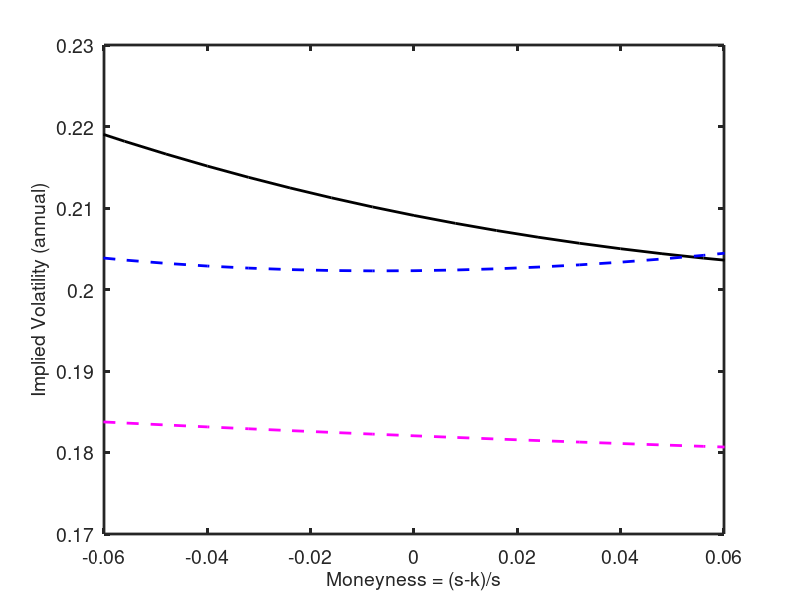

Here is the MATLAB script that generated this plot:
%  merton.m 
%  Option prices and implied vols for Merton model (poisson-normal mixture)  
%  See Merton (JFE, 1976) for the general setup
%  Notation 
%    log re = log r1 + N(mu,sigma^2) + j N(theta,delta^2)
%    j = # poisson jumps, intensity omega 
%  Parameters are true (names as is) and risk-neutral (extra s at the end) 
%  Backus, Chernov, and Martin, "Disasters in equity index options"
%  Written:  April 2009 and after 
format compact 
clear all
%close all

disp(' ')
disp('Merton option model') 
disp('---------------------------------------------------------------')
disp(' ')
%
%  1. parameter inputs 
disp('Parameter values') 
% data 
tau = 1/4;         % maturity of option
logr1 = tau*0.020;
q1 = exp(-logr1);
ep = 0.0400;
sigmare = 0.1800;

% true distribution (sigma is all we need here) 
omega = 1.5120;
theta = -0.0259;
delta = 0.0407;
mu = ep - omega*theta
sigma = sqrt(sigmare^2-omega*(theta^2+delta^2))

% risk-neutral distribution 
disp('omega* theta* delta*')
omegas = 1.5120; deltas = 0.0981; thetas = log(1-0.0482)-deltas^2/2;    %  Chernov
[omegas thetas deltas] 

% set mu* to satisfy arb condition 
mus = - sigma^2/2 - omegas*(exp(thetas+deltas^2/2)-1)

%  2. Option prices (Merton model) 
disp(' ')
disp('Option prices') 

% strike grid 
ngrid = 10;
bscale = 0.08;  %bscale = 0.3;
bgrid = bscale*[-ngrid:ngrid]'/ngrid + 1;
logbgrid = log(bgrid);

% probs 
nprob = 10;
jgrid = [0:nprob]';
probs = exp(-tau*omegas)*(tau*omegas).^jgrid./gamma(jgrid+1)
checksumprobs = sum(probs)  %  should be exactly 1.0 

% vectorize instead of looping 
logbarray = logbgrid(:,ones(1,nprob+1));

% base parameters 
kappa1j = (tau*mus + jgrid*thetas)';
kappa1jarray = kappa1j(ones(1,2*ngrid+1),:);
kappa2j = (tau*sigma^2 + jgrid*deltas^2)';
kappa2jarray = kappa2j(ones(1,2*ngrid+1),:);
darray = (logbarray - logr1 - kappa1jarray)./sqrt(kappa2jarray);
putarray = q1*exp(logbarray).*normcdf(darray) ... 
        - exp(kappa1jarray+kappa2jarray/2).*normcdf(darray-sqrt(kappa2jarray));
put_base = putarray*probs;

% small theta 
thetasmall = 0*thetas/2;
mus_thetasmall = - sigma^2/2 - omegas*(exp(thetasmall+deltas^2/2)-1);
kappa1j = (tau*mus_thetasmall + jgrid*thetasmall)';          
kappa1jarray = kappa1j(ones(1,2*ngrid+1),:);
kappa2j = (tau*sigma^2 + jgrid*deltas^2)';
kappa2jarray = kappa2j(ones(1,2*ngrid+1),:);
darray = (logbarray - logr1 - kappa1jarray)./sqrt(kappa2jarray);
putarray = q1*exp(logbarray).*normcdf(darray) ... 
        - exp(kappa1jarray+kappa2jarray/2).*normcdf(darray-sqrt(kappa2jarray));
put_smalltheta = putarray*probs;

% small delta
deltasmall = 0*deltas/sqrt(2);
mus_deltasmall = - sigma^2/2 - omegas*(exp(thetas+deltasmall^2/2)-1);
kappa1j = (tau*mus_deltasmall + jgrid*thetas)';          
kappa1jarray = kappa1j(ones(1,2*ngrid+1),:);
kappa2j = (tau*sigma^2 + jgrid*deltasmall^2)';      
kappa2jarray = kappa2j(ones(1,2*ngrid+1),:);
darray = (logbarray - logr1 - kappa1jarray)./sqrt(kappa2jarray);
putarray = q1*exp(logbarray).*normcdf(darray) ... 
        - exp(kappa1jarray+kappa2jarray/2).*normcdf(darray-sqrt(kappa2jarray));
put_smalldelta = putarray*probs;

% consumption-based model 1:  univariate with perfect corr betw cons and return 
% (subscript 1 refrs to cons, 2 to returns)
disp('Univariate consumption model') 
sigmag = 0.035;
sigmare = 0.18;
lambda = sigmare/sigmag
omega = 0.01;
%omega = 0;
theta1 = -0.3;
delta1 = 0.15;
sigma1 = sqrt(sigmag^2-omega*(theta1^2+delta1^2))

alpha = 5.1893;
omegas = omega*exp(-alpha*theta1+(alpha*delta1)^2/2)
theta1s = theta1 - alpha*delta1^2
delta1s = delta1;

sigma2 = lambda*sigma1;
theta2s = lambda*theta1s
delta2s = lambda*delta1s;
mu2s = - sigma2^2/2 - omegas*(exp(theta2s+delta2s^2/2)-1)

probs = exp(-tau*omegas)*(tau*omegas).^jgrid./gamma(jgrid+1);
checksumprobs = sum(probs)  %  should be exactly 1.0 
kappa1j = (tau*mu2s + jgrid*theta2s)';
kappa1jarray = kappa1j(ones(1,2*ngrid+1),:);
kappa2j = (tau*sigma2^2 + jgrid*delta2s^2)';
kappa2jarray = kappa2j(ones(1,2*ngrid+1),:);
darray = (logbarray - logr1 - kappa1jarray)./sqrt(kappa2jarray);
putarray = q1*exp(logbarray).*normcdf(darray) ... 
        - exp(kappa1jarray+kappa2jarray/2).*normcdf(darray-sqrt(kappa2jarray));
put_con = putarray*probs;

% consumption-based model 2:  bivariate distribution of cons and returns 
disp('Bivariate consumption model') 
sigmag = 0.035;
sigmare = 0.18;
lambda = 0.18/0.035;
omega = 0.01;
theta1 = -0.3;
delta11 = 0.15^2;
sigma11 = sigmag^2-omega*(theta1^2+delta11);
sqrt(sigma11)      %  check

alpha = 6.427; rho = -0.637;  
%alpha = 5.1893; rho = 1;        % test: should replicate univariate example 
sigma12 = rho*lambda*sigma11;
sigma22 = lambda^2*sigma11;
theta2 = lambda*theta1;
mu2 = ep - omega*theta2;
delta12 = rho*lambda*delta11;
delta22 = lambda^2*delta11;

theta2s = theta2 - alpha*delta12
omegas = omega*exp(-alpha*theta1+alpha^2*delta11/2)
mu2s = - sigma22/2 - omegas*(exp(theta2s+delta22/2)-1)

mu2 = ep - omega*theta2
mu2s_alt = mu2 - alpha*sigma12 

probs = exp(-tau*omegas)*(tau*omegas).^jgrid./gamma(jgrid+1);
kappa1j = (tau*mu2s + jgrid*theta2s)';          
kappa1jarray = kappa1j(ones(1,2*ngrid+1),:);
kappa2j = (tau*sigma22 + jgrid*delta22)';      
kappa2jarray = kappa2j(ones(1,2*ngrid+1),:);
darray = (logbarray - logr1 - kappa1jarray)./sqrt(kappa2jarray);
putarray = q1*exp(logbarray).*normcdf(darray) ... 
        - exp(kappa1jarray+kappa2jarray/2).*normcdf(darray-sqrt(kappa2jarray));
put_bivar = putarray*probs;

puts = [put_base put_smalltheta put_smalldelta put_con put_bivar];

%return 

%  3. Implied vols  
disp(' ')
disp('Implied volatilities') 
vol = zeros(size(puts)) + sigmare; 
kappa1 = zeros(size(puts)); 
kappa2 = kappa1; 

maxit = 100;
tol = 1.e-10;   % tolerance set on relative price error  
put = puts;     % true put prices 
[nstrike,nput] = size(put);

logbarray = logbgrid(:,ones(1,nput));       % replicate for each set of options

% Newton's method on function f[log(vol)] = bsm_price[log(vol)] - price
% Derivative fp is the "vega" divided by vol (chain rule)
% Note:  solution works for arrays of put prices and strikes 
for it=1:maxit
    it;
    kappa2 = vol.^2;
    kappa1 = -kappa2/2;
    darray = (logbarray - logr1 - kappa1)./vol;
    putbsmguess = q1*exp(logbarray).*normcdf(darray) - normcdf(darray-vol);
    f = putbsmguess - put;
    fp = normpdf(darray-vol).*vol;      
    if max(max(abs(f./put))) < tol, break, end      %  two maxes needed for array 
    logvolnew = log(vol) - f./fp;
    volnew = exp(logvolnew);
    vol = volnew;
end  
disp('Convergence indicators for vols')
it 
maxerror = max(max(f))
maxrelerror = max(max(f./put))
vol = vol/sqrt(tau);

%disp('Strike and implied vols') 
%[bgrid vol]

%  4. Figures
disp(' ')
disp('Smile figures') 
disp(' ')

%  figure parameters 
FontSize = 14;
FontName = 'Helvetica';  % or 'Times' 
LineWidth = 2;

moneyness = bgrid-1;

figure(1) 
clf
plot(moneyness,vol(:,1),'LineWidth',LineWidth,'Color','k','LineStyle','-')
set(gca,'LineWidth',LineWidth,'FontSize',FontSize,'FontName',FontName)
hold on
axis([-0.06 0.06 0.17 0.23])  
plot(moneyness,vol(:,2),'LineWidth',LineWidth,'Color','b','LineStyle','--')
plot(moneyness,vol(:,3),'LineWidth',LineWidth,'Color','m','LineStyle','--')
xlabel('Moneyness = (s-k)/s','FontSize',FontSize,'FontName',FontName)
ylabel('Implied Volatility (annual)','FontSize',FontSize,'FontName',FontName)

%print -depsc options_identify.eps

return

